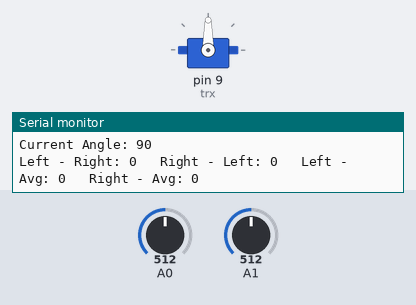
Recording of a sketch running on a simulated Arduino Uno, built with avr-gcc and run on an emulated ATmega328P. Parts: servo, the last lines printed to the serial monitor. Inputs (shaded band) come from the test bench; at power-on: A0 = 512, A1 = 512.

Above: at 1.2 s.
1.3 s: A0 set to 560
At 1.99 s:
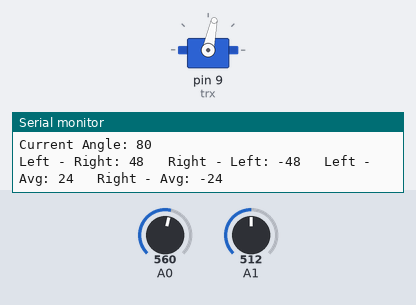
4.3 s: A1 set to 545
At 5.6 s:
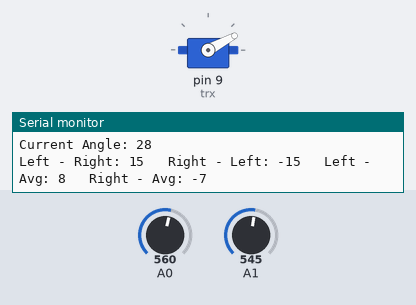
7.3 s: A1 set to 511
At 9.5 s:
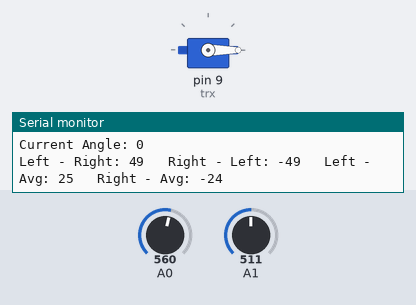
13.3 s: A0 set to 494
16.3 s: A0 set to 470
At 18.3 s:
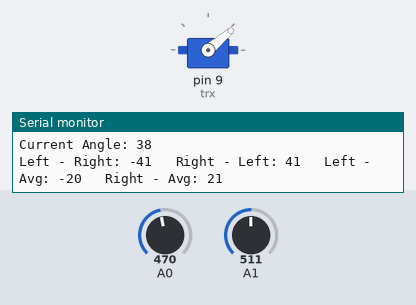
Timing chart, 0 to 22.7 s (numbered marks = the images above; inputs shaded):
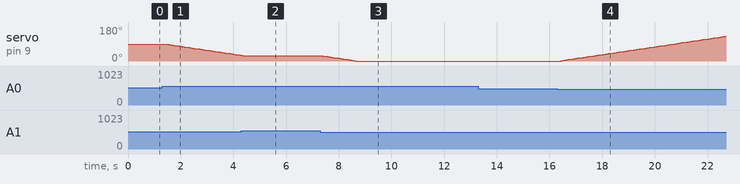

The sketch:

Light_following.ino
```cpp
/*
 * Solar Panel Sun Tracker Using LDRs and Servo Motor
 * ---------------------------------------------------
 * This program adjusts a solar panel's angle based on light detected by two LDR sensors (photoresistors).
 * It uses a servo motor to rotate the panel toward the brighter side.
 *
 * Hardware Setup:
 * - LDR (Left sensor) connected to analog pin A0
 * - LDR (Right sensor) connected to analog pin A1
 * - Both LDRs form a voltage divider with a fixed resistor
 * - Servo motor signal connected to digital pin 9
 * - Power the servo and sensors appropriately
 */

#include <Servo.h>

Servo trx;           // Servo motor object
int dh = 0;          // Current angle of the servo

void setup() {
  trx.attach(9);     // Attach the servo signal to pin 9
  Serial.begin(9600);
  trx.write(90);     // Start at center position
  dh = 90;
}

void loop() {
  int left = analogRead(A0);   // Read left LDR
  int right = analogRead(A1);  // Read right LDR
  int avg = (left + right) / 2; // Average light intensity

  // Print diagnostic values to Serial Monitor
  Serial.print("Left - Right: ");
  Serial.print(left - right);
  Serial.print("   Right - Left: ");
  Serial.print(right - left);
  Serial.print("   Left - Avg: ");
  Serial.print(left - avg);
  Serial.print("   Right - Avg: ");
  Serial.println(right - avg);

  // Adjust servo angle based on light difference
  if (abs(left - avg) > 15 || abs(right - avg) > 15) {
    if ((left - avg) > (right - avg)) {
      // Light is stronger on the left → rotate left
      if (dh > 0) {
        dh -= 2;
        delay(1);
        trx.write(dh);
      }
    } else if ((left - avg) < (right - avg)) {
      // Light is stronger on the right → rotate right
      if (dh < 180) {
        dh += 2;
        delay(1);
        trx.write(dh);
      }
    }
  }

  Serial.print("Current Angle: ");
  Serial.println(dh);
}
```

Measured:
- the behaviour switches between 542 and 543 on A0 (found by bisection; images 0 and 1)
- the behaviour switches between 529 and 530 on A1 (found by bisection; images 1 and 2)
- the behaviour switches between 481 and 480 on A0 (found by bisection; images 3 and 4)
- after the input at 1.3 s, servo on pin 9 (trx): moves from 90° to 30° over 2.8 s, starting after 0.16 s
- after the input at 4.3 s, servo on pin 9 (trx): goes on until 4.4 s, then stays 28°
- after the input at 7.3 s, servo on pin 9 (trx): moves from 28° to 0° over 1.3 s, starting after 0.09 s
- after the input at 16.3 s, servo on pin 9 (trx): moves from 0° to 130° over 6.2 s, starting after 0.12 s
